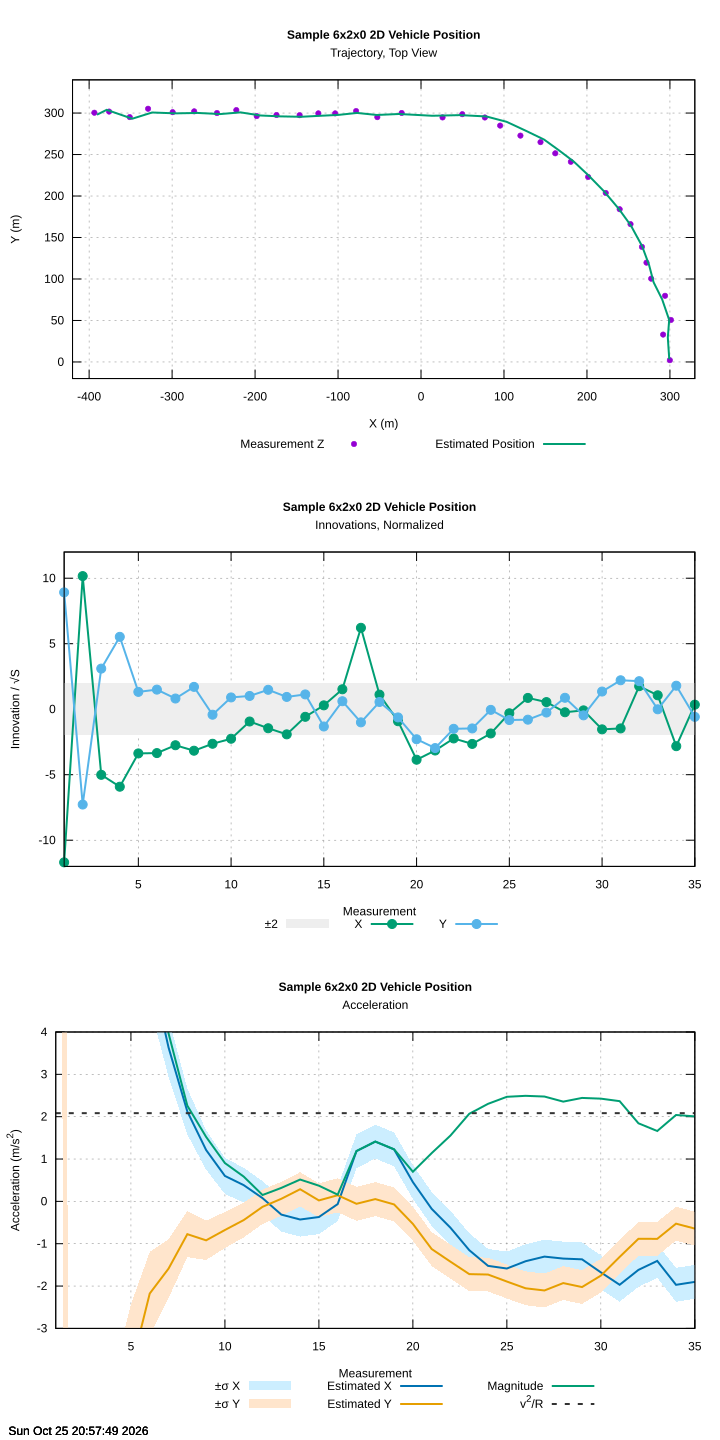

The gnuplot source for this figure:
#!/usr/bin/gnuplot
#  _  __          _      __  __          _   _
# | |/ /    /\   | |    |  \/  |   /\   | \ | |
# | ' /    /  \  | |    | \  / |  /  \  |  \| |
# |  <    / /\ \ | |    | |\/| | / /\ \ | . ` |
# | . \  / ____ \| |____| |  | |/ ____ \| |\  |
# |_|\_\/_/    \_\______|_|  |_/_/    \_\_| \_|

# Kalman Filter
# Version 0.5.4
# https://github.com/FrancoisCarouge/Kalman

# SPDX-License-Identifier: Unlicense

# This is free and unencumbered software released into the public domain.

# Anyone is free to copy, modify, publish, use, compile, sell, or
# distribute this software, either in source code form or as a compiled
# binary, for any purpose, commercial or non-commercial, and by any
# means.

# In jurisdictions that recognize copyright laws, the author or authors
# of this software dedicate any and all copyright interest in the
# software to the public domain. We make this dedication for the benefit
# of the public at large and to the detriment of our heirs and
# successors. We intend this dedication to be an overt act of
# relinquishment in perpetuity of all present and future rights to this
# software under copyright law.

# THE SOFTWARE IS PROVIDED "AS IS", WITHOUT WARRANTY OF ANY KIND,
# EXPRESS OR IMPLIED, INCLUDING BUT NOT LIMITED TO THE WARRANTIES OF
# MERCHANTABILITY, FITNESS FOR A PARTICULAR PURPOSE AND NONINFRINGEMENT.
# IN NO EVENT SHALL THE AUTHORS BE LIABLE FOR ANY CLAIM, DAMAGES OR
# OTHER LIABILITY, WHETHER IN AN ACTION OF CONTRACT, TORT OR OTHERWISE,
# ARISING FROM, OUT OF OR IN CONNECTION WITH THE SOFTWARE OR THE USE OR
# OTHER DEALINGS IN THE SOFTWARE.

# For more information, please refer to <https://unlicense.org>

set terminal svg enhanced background rgb "white" size 720,1440
set datafile separator ","
set output "kalman/sample/kf_6x2x0_2d_vehicle_position/kf_6x2x0_2d_vehicle_position.svg"
set timestamp
set grid
set key bmargin center horizontal

DATA = "/tmp/kalman/kf_6x2x0_2d_vehicle_position.csv"

set multiplot layout 3,1

set title "{/:Bold Sample 6x2x0 2D Vehicle Position}\nTrajectory, Top View"
set xlabel "X (m)"
set ylabel "Y (m)"
set xrange [-420:330]
set yrange [-20:340]
set size ratio -1
plot DATA using 2:3 with points pointtype 7 pointsize 0.6 title "Measurement Z", \
  DATA using 4:7 with lines linewidth 2 title "Estimated Position"
set size noratio

set xlabel "Measurement"
set xrange [1:35]

# Each innovation by its standard deviation √S. The initial guess, at the
# origin, lies some 500 m from the vehicle, far beyond its 22 m standard
# deviation: the first innovations are inconsistent, until the estimate
# converges. The turn, from the seventeenth measurement, surprises the constant
# acceleration model again.
set title "{/:Bold Sample 6x2x0 2D Vehicle Position}\nInnovations, Normalized"
set ylabel "Innovation / √S"
set yrange [-12:12]
plot "+" using 1:(-2):(2) with filledcurves fillcolor rgb "#eeeeee" fillstyle solid noborder title "±2", \
  DATA using 1:($16 / $18) with linespoints linewidth 2 pointtype 7 title "X", \
  DATA using 1:($17 / $19) with linespoints linewidth 2 pointtype 7 title "Y"

# The acceleration is never measured. Through the turn, its estimate tracks the
# centripetal acceleration v²/R of a 25 m/s vehicle on a 300 m radius.
set title "{/:Bold Sample 6x2x0 2D Vehicle Position}\nAcceleration"
set ylabel "Acceleration (m/s^2)"
set yrange [-3:4]
plot DATA using 1:($6 - $12):($6 + $12) with filledcurves fillcolor rgb "#cceeff" fillstyle solid noborder title "±σ X", \
  DATA using 1:($9 - $15):($9 + $15) with filledcurves fillcolor rgb "#ffe5cc" fillstyle solid noborder title "±σ Y", \
  DATA using 1:6 with lines linewidth 2 linecolor rgb "#0072b2" title "Estimated X", \
  DATA using 1:9 with lines linewidth 2 linecolor rgb "#e69f00" title "Estimated Y", \
  DATA using 1:(sqrt($6**2 + $9**2)) with lines linewidth 2 linecolor rgb "#009e73" title "Magnitude", \
  25.**2 / 300 with lines dashtype 2 linewidth 2 linecolor rgb "#333333" title "v^2/R"
